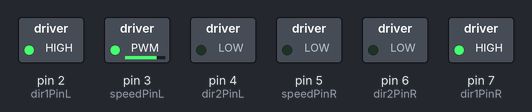
Bench run of a sketch on a simulated Arduino Uno, built with avr-gcc and run on an emulated ATmega328P. On the bench: switched loads named in the sketch (green lamp = pin HIGH).

Above: at 1.1 s.
At 2.3 s:
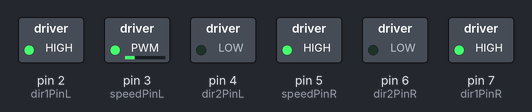
At 5.1 s:
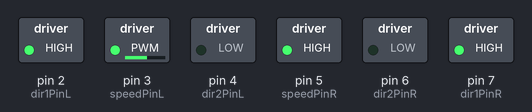
At 9.4 s:
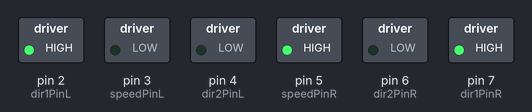
At 9.9 s:
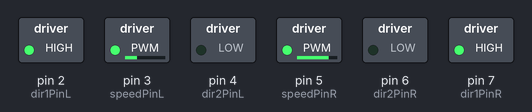
At 11.9 s:
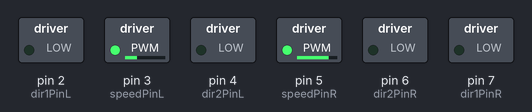
Timing chart, 0 to 13.4 s (numbered marks = the images above):
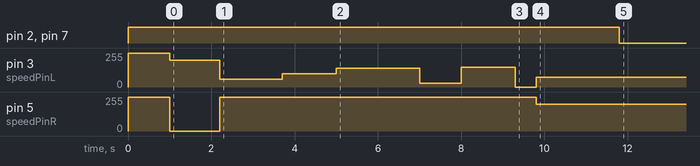

The sketch:

lab4.ino
```cpp
 #include "configuration.h"

/*motor control*/
void go_Advance(void)  //Forward
{
  digitalWrite(dir1PinL, HIGH);
  digitalWrite(dir2PinL,LOW);
  digitalWrite(dir1PinR,HIGH);
  digitalWrite(dir2PinR,LOW);
}
void go_Left(void)  //Turn left
{
  digitalWrite(dir1PinL, HIGH);
  digitalWrite(dir2PinL,LOW);
  digitalWrite(dir1PinR,LOW);
  digitalWrite(dir2PinR,HIGH);
}
void go_Right(void)  //Turn right
{
  digitalWrite(dir1PinL, LOW);
  digitalWrite(dir2PinL,HIGH);
  digitalWrite(dir1PinR,HIGH);
  digitalWrite(dir2PinR,LOW);
}
void go_Back(void)  //Reverse
{
  digitalWrite(dir1PinL, LOW);
  digitalWrite(dir2PinL,HIGH);
  digitalWrite(dir1PinR,LOW);
  digitalWrite(dir2PinR,HIGH);
}
void stop_Stop()    //Stop
{
  digitalWrite(dir1PinL, LOW);
  digitalWrite(dir2PinL,LOW);
  digitalWrite(dir1PinR,LOW);
  digitalWrite(dir2PinR,LOW);
}

/*set motor speed */
void set_Motorspeed(int speed_L,int speed_R)
{
  analogWrite(speedPinL,speed_L);
  analogWrite(speedPinR,speed_R);
}

//Pins initialize
void init_GPIO()
{
  pinMode(dir1PinL, OUTPUT);
  pinMode(dir2PinL, OUTPUT);
  pinMode(speedPinL, OUTPUT);

  pinMode(dir1PinR, OUTPUT);
  pinMode(dir2PinR, OUTPUT);
  pinMode(speedPinR, OUTPUT);
  stop_Stop();
}

void ellipse()
{
  set_Motorspeed(60,255);
  delay(1500);

  set_Motorspeed(100,255);
  delay(1300);

  set_Motorspeed(140,255);
  delay(2000);
  set_Motorspeed(30,255);
  delay(1000);

  set_Motorspeed(150,255);
  delay(1300);

  set_Motorspeed(0,255);
  delay(500);

  set_Motorspeed(75,200);
  delay(2000);

 }

void setup()
{
	init_GPIO();
  set_Motorspeed(255,255);
  go_Advance();
  delay(1000);
  set_Motorspeed(200,0);
  delay(1200);

  ellipse();
  stop_Stop();//Stop

}

void loop(){
}
```

configuration.h
```cpp
/*Declare L298N Dual H-Bridge Motor Controller directly since there is not a library to load.*/
//Define L298N Dual H-Bridge Motor Controller Pins
#define dir1PinL  2   //Motor direction
#define dir2PinL  4    //Motor direction
#define speedPinL 3    // Needs to be a PWM pin to be able to control motor speed

#define dir1PinR  7    //Motor direction
#define dir2PinR  6   //Motor direction
#define speedPinR 5    // Needs to be a PWM pin to be able to control motor speed
```
